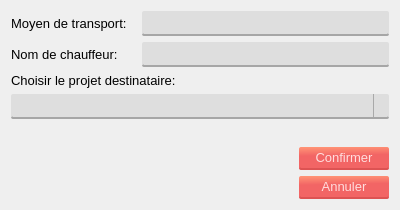
<?xml version="1.0" encoding="UTF-8"?>
<ui version="4.0">
 <class>Dialog</class>
 <widget class="QDialog" name="Dialog">
  <property name="windowModality">
   <enum>Qt::ApplicationModal</enum>
  </property>
  <property name="geometry">
   <rect>
    <x>0</x>
    <y>0</y>
    <width>400</width>
    <height>210</height>
   </rect>
  </property>
  <property name="windowTitle">
   <string>Transférer vers</string>
  </property>
  <property name="windowIcon">
   <iconset>
    <normaloff>icon.png</normaloff>icon.png</iconset>
  </property>
  <property name="styleSheet">
   <string notr="true">*{
	font: 10pt;
}
#liste_mat{
	
	background-color: #EEE;
	font: 10pt;
}

.QPushButton{
	border-radius: 2;
	background-color: qlineargradient(spread:pad, x1:0.548, y1:1, x2:0.469455, y2:0, stop:0.627119 rgba(242, 101, 101, 255), stop:1 rgba(255, 146, 117, 255));
	border-bottom: 2px solid;
	border-bottom-color:rgb(221, 83, 83);
	padding: 3px 16px;
	color:rgb(255, 221, 221);	
	font: 10pt;
}
.QPushButton:pressed{
	background-color: rgb(220, 91, 91);
	border-bottom-color: rgb(194, 73, 73);
}

.QLineEdit{
	border-radius: 2;
	border-bottom: 2px solid rgb(166, 166, 166);
	font: 10pt;
	padding: 3px 6px;
	
	background-color:rgb(222, 222, 222);
}

.QComboBox{
	border-radius: 2;
	background-color:rgb(222, 222, 222);
	border: none;
	padding: 3px 6px;
	border-bottom: 2px solid rgb(166, 166, 166);
}
.QComboBox::drop-down{
	 subcontrol-origin: padding;
    subcontrol-position: top right;
	
	border-left-width: 1px;
    border-left-color: darkgray;
    border-left-style: solid;
}
QComboBox:!editable:on, QComboBox::drop-down:editable:on {
    background: qlineargradient(x1: 0, y1: 0, x2: 0, y2: 1,
                                stop: 0 #D3D3D3, stop: 0.4 #D8D8D8,
                                stop: 0.5 #DDDDDD, stop: 1.0 #E1E1E1);
}
QHeaderView::section {
	padding-left: 4px;
    border: 1px solid #6c6c6c;
}
QTableView {
	border-bottom: 1px solid #6c6c6c;
}
QTableView:!active {
    selection-background-color: palette(highlight);
    selection-color: palette(highlighted-text);
}</string>
  </property>
  <property name="modal">
   <bool>true</bool>
  </property>
  <layout class="QGridLayout" name="gridLayout">
   <item row="3" column="1">
    <spacer name="verticalSpacer">
     <property name="orientation">
      <enum>Qt::Vertical</enum>
     </property>
     <property name="sizeHint" stdset="0">
      <size>
       <width>20</width>
       <height>40</height>
      </size>
     </property>
    </spacer>
   </item>
   <item row="0" column="0" colspan="2">
    <layout class="QFormLayout" name="formLayout">
     <property name="horizontalSpacing">
      <number>15</number>
     </property>
     <item row="0" column="0">
      <widget class="QLabel" name="moyenDeTransportLabel">
       <property name="text">
        <string>Moyen de transport:</string>
       </property>
      </widget>
     </item>
     <item row="0" column="1">
      <widget class="QLineEdit" name="mdt">
       <property name="clearButtonEnabled">
        <bool>true</bool>
       </property>
      </widget>
     </item>
     <item row="1" column="0">
      <widget class="QLabel" name="nomDeChauffeurLabel">
       <property name="text">
        <string>Nom de chauffeur:</string>
       </property>
      </widget>
     </item>
     <item row="1" column="1">
      <widget class="QLineEdit" name="nomchauffeur">
       <property name="clearButtonEnabled">
        <bool>true</bool>
       </property>
      </widget>
     </item>
    </layout>
   </item>
   <item row="1" column="0">
    <widget class="QLabel" name="label">
     <property name="text">
      <string>Choisir le projet destinataire:</string>
     </property>
    </widget>
   </item>
   <item row="2" column="0" colspan="2">
    <widget class="QComboBox" name="comboBox"/>
   </item>
   <item row="5" column="0">
    <spacer name="horizontalSpacer">
     <property name="orientation">
      <enum>Qt::Horizontal</enum>
     </property>
     <property name="sizeHint" stdset="0">
      <size>
       <width>40</width>
       <height>20</height>
      </size>
     </property>
    </spacer>
   </item>
   <item row="5" column="1">
    <widget class="QPushButton" name="pushButton_2">
     <property name="text">
      <string>Annuler</string>
     </property>
    </widget>
   </item>
   <item row="4" column="1">
    <widget class="QPushButton" name="confirmer">
     <property name="text">
      <string>Confirmer</string>
     </property>
    </widget>
   </item>
  </layout>
 </widget>
 <resources/>
 <connections>
  <connection>
   <sender>pushButton_2</sender>
   <signal>clicked()</signal>
   <receiver>Dialog</receiver>
   <slot>close()</slot>
   <hints>
    <hint type="sourcelabel">
     <x>336</x>
     <y>138</y>
    </hint>
    <hint type="destinationlabel">
     <x>173</x>
     <y>68</y>
    </hint>
   </hints>
  </connection>
 </connections>
</ui>
